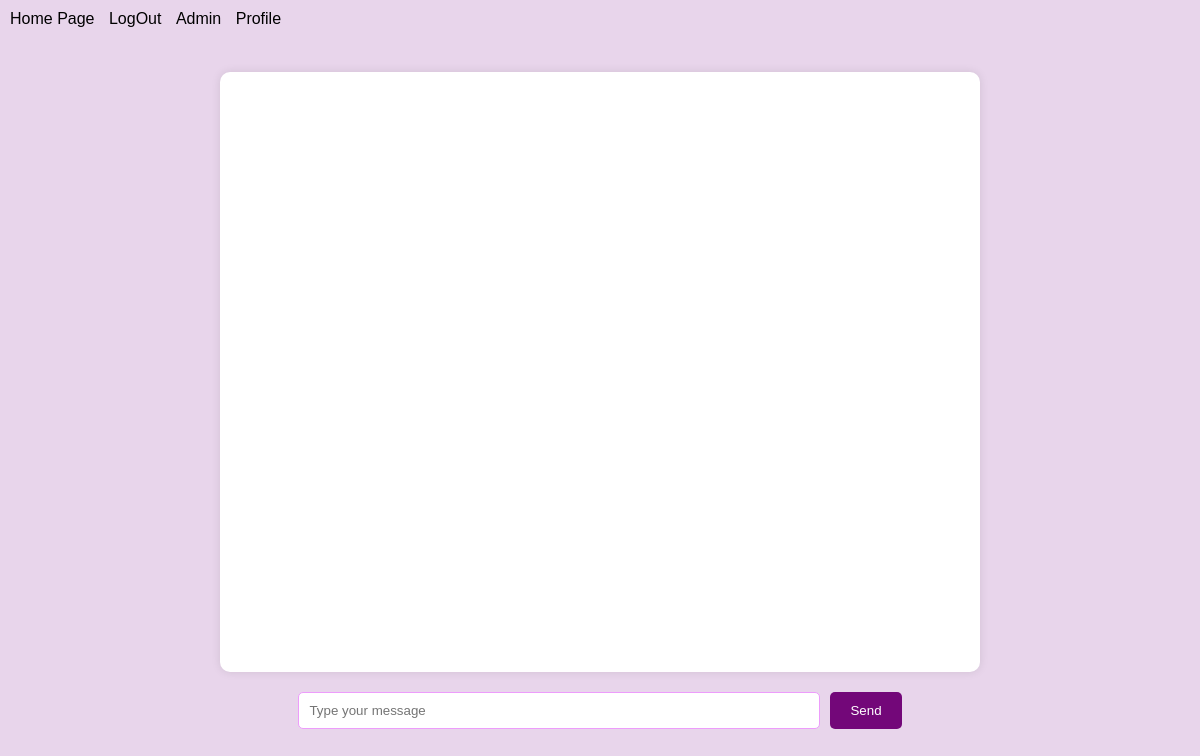
The app's page /member/chat-with-sellor/32/ (signed in), older data.
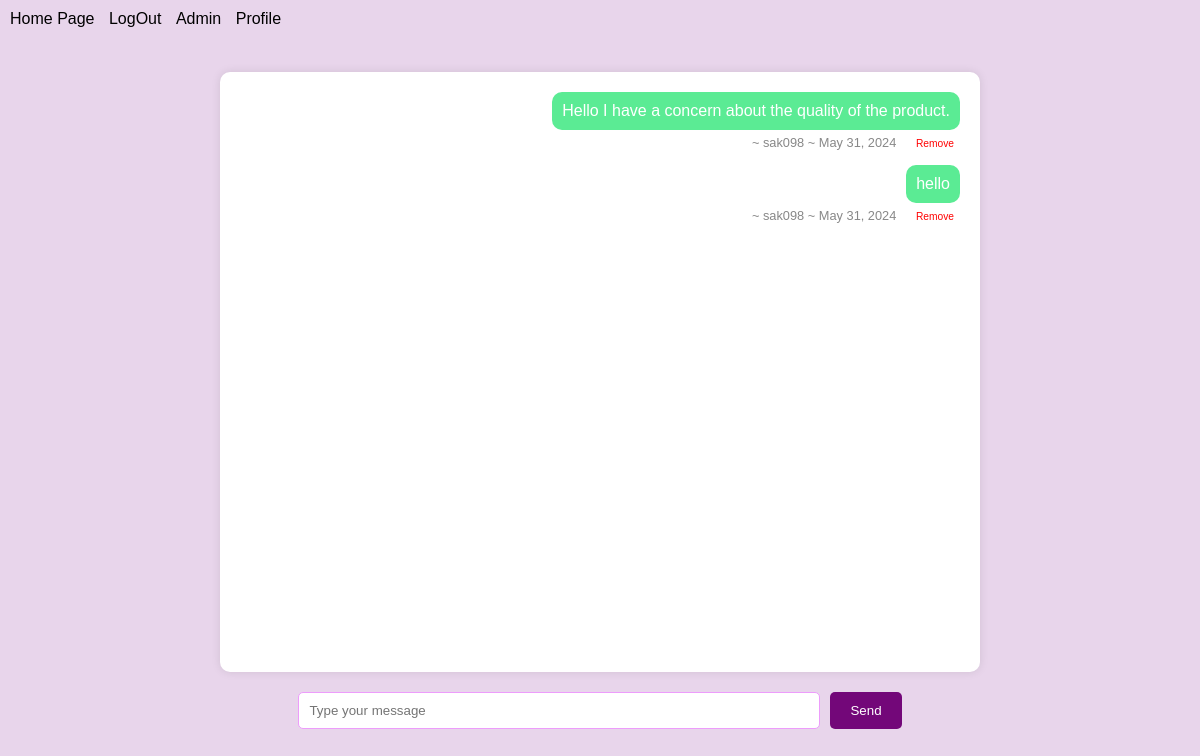
The same page, newer data.
### member/models.py (models this page shows, shortened)
class Messages(models.Model):
    sender = models.ForeignKey(User,on_delete= models.CASCADE,related_name='message_sender')
    receiver = models.ForeignKey(User,on_delete= models.CASCADE,related_name='message_receiver')
    message = models.TextField(max_length=500)
    conversation_time = models.DateField(auto_now_add= True)
    attachment = models.FileField(upload_to=f'users/chats/attachments', null=True,blank=True)

### member/views.py (the view)
# urls.py: path('chat-with-sellor/<int:pk>/',views.chat,name="chat"),
def chat(request,pk):
    if request.user.is_authenticated:
        product = get_object_or_404(Products, id = pk)
        receiver = product.name
        all_chats = Messages.objects.filter(sender = request.user,receiver = receiver)
        context ={
            'request':request,
            'all_chats':all_chats,
            'product':product
        }
        return render(request,'member/chat_page.html',context)
    else:
        return redirect('registration:login')

### member/templates/member/chat_page.html (shortened to what this page needs)
{% load static %}
<!DOCTYPE html>
<html lang="en">
<head>
    <link rel="stylesheet" href="{% static 'member/chat_page_style.css' %}">
</head>
<body>
    <nav>
        <a href="{% url 'product:home' %}">Home Page</a>
        {% if request.user.is_authenticated %}
            <a href="{% url 'registration:signout' %}">LogOut</a>
        {% else %}
            <a href="{% url 'registration:login' %}">LogIn</a>
        {% endif %}
        <a href="/admin/">Admin</a>
        {% if request.user.is_authenticated %}
        <a href="{% url 'member:profile' request.user.username %}">Profile</a>
        {% endif %}
    </nav>
    <div class="chats">
        {% for chat in all_chats %}
        <div class="chat-message {% if chat.sender == request.user %} me {% else %} sellor {% endif %}">
            <label class="body">{{ chat.message }}</label>
            <div class="info">
                ~ {{ chat.sender.username }} ~ {{ chat.conversation_time }}
                <button class="delete_message" onclick=location.href='{% url "member:remove_message" chat.id product.id %}' name="remove_btn">Remove</button>
            </div>
        </div>
        {% endfor %}
    </div>
    <form action="{% url 'member:chat_system'  product.id %}" method="post">
        <input type="text" name="message" placeholder="Type your message" required>
        <input type="submit" value="Send">
    </form>
</body>
</html>

Row changes from the older to the newer data that the page shows:
added Messages: message "Hello I have a concern about the quality of the product.", sender.username "sak098", conversation_time "May 31, 2024"
added Messages: message "hello", sender.username "sak098", conversation_time "May 31, 2024"
